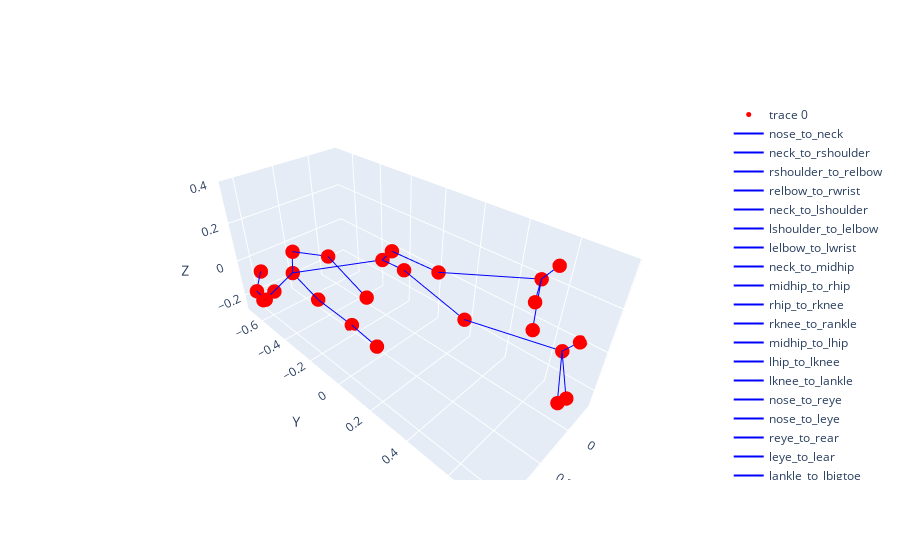

This figure's notebook cell:
### Code cell
import plotly.graph_objects as go

BONE_CONNECTIONS = {
    'nose_to_neck': [0, 1],
    'neck_to_rshoulder': [1, 2],
    'rshoulder_to_relbow': [2, 3],
    'relbow_to_rwrist': [3, 4],
    'neck_to_lshoulder': [1, 5],
    'lshoulder_to_lelbow': [5, 6],
    'lelbow_to_lwrist': [6, 7],
    'neck_to_midhip': [1, 8],
    'midhip_to_rhip': [8, 9],
    'rhip_to_rknee': [9, 10],
    'rknee_to_rankle': [10, 11],
    'midhip_to_lhip': [8, 12],
    'lhip_to_lknee': [12, 13],
    'lknee_to_lankle': [13, 14],
    'nose_to_reye': [0, 15],
    'nose_to_leye': [0, 16],
    'reye_to_rear': [15, 17],
    'leye_to_lear': [16, 18],
    'lankle_to_lbigtoe': [14, 19],
    'lankle_to_lsmalltoe': [14, 20],
    'lankle_to_lheel': [14, 21],
    'rankle_to_rbigtoe': [11, 22],
    'rankle_to_rsmalltoe': [11, 23],
    'rankle_to_rheel': [11, 24],
}

# Extract the 3D joint coordinates
joints_3d = joints[0][:25]

# Create a 3D scatter plot
print(joints_3d)
print(len(joints_3d))
x_coords = [joint[0] for joint in joints_3d]
y_coords = [joint[1] for joint in joints_3d]
z_coords = [joint[2] for joint in joints_3d]
# x_coords = [1, 2, 3]
# y_coords = [4, 5, 6]
# z_coords = [7, 8, 9]

print(x_coords, y_coords, z_coords)
fig = go.Figure(data=[go.Scatter3d(
    x=x_coords,
    y=y_coords,
    z=z_coords,
    mode='markers',
    marker=dict(
        size=5,
        color=['blue' if i == 44 else 'red' for i in range(len(joints_3d))],  # Color the 45th joint in blue
    )
)])

# Add lines for each bone defined in BONE_CONNECTIONS
for bone_name, (start_joint, end_joint) in BONE_CONNECTIONS.items():
    fig.add_trace(go.Scatter3d(
        x=[joints_3d[start_joint][0], joints_3d[end_joint][0]],
        y=[joints_3d[start_joint][1], joints_3d[end_joint][1]],
        z=[joints_3d[start_joint][2], joints_3d[end_joint][2]],
        mode='lines',
        line=dict(color='blue', width=2),
        name=bone_name
    ))



# Set labels
fig.update_layout(
    scene=dict(
        xaxis_title='X',
        yaxis_title='Y',
        zaxis_title='Z'
    )
)

# Show the plot
fig.show()

### Figure 1 — Plotly figure (JSON) as saved in the notebook; plotly's stock layout.template omitted (floating-point values rounded to 4 significant figures)
{"data": [{"marker": {"color": ["red", "red", "red", "red", "red", "red", "red", "red", "red", "red", "red", "red", "red", "red", "red", "red", "red", "red", "red", "red", "red", "red", "red", "red", "red"], "size": 5}, "mode": "markers", "type": "scatter3d", "x": [0.4369, 0.2543, 0.1942, 0.1893, 0.2506, 0.283, 0.2646, 0.2585, -0.001816, -0.04983, -0.01797, -0.09114, 0.01015, 0.1141, 0.07459, 0.4259, 0.4473, 0.3351, 0.3818, 0.2531, 0.2323, 0.02038, 0.07721, -0.001572, -0.1506], "y": [-0.5813, -0.6081, -0.5014, -0.2421, 0.004867, -0.5288, -0.2733, -0.0392, -0.2201, -0.125, 0.2632, 0.6656, -0.1435, 0.2147, 0.6007, -0.6314, -0.635, -0.6796, -0.6877, 0.6879, 0.6676, 0.625, 0.7567, 0.757, 0.6996], "z": [-0.1643, -0.1076, -0.2486, -0.2692, -0.2107, 0.06109, 0.1364, 0.03638, 0.02642, -0.009171, -0.06564, -0.0291, 0.1105, 0.2103, 0.344, -0.1994, -0.1361, -0.2164, -0.07631, 0.2935, 0.3723, 0.381, -0.106, -0.1452, -0.000984]}, {"line": {"color": "blue", "width": 2}, "mode": "lines", "name": "nose_to_neck", "type": "scatter3d", "x": [0.4369, 0.2543], "y": [-0.5813, -0.6081], "z": [-0.1643, -0.1076]}, {"line": {"color": "blue", "width": 2}, "mode": "lines", "name": "neck_to_rshoulder", "type": "scatter3d", "x": [0.2543, 0.1942], "y": [-0.6081, -0.5014], "z": [-0.1076, -0.2486]}, {"line": {"color": "blue", "width": 2}, "mode": "lines", "name": "rshoulder_to_relbow", "type": "scatter3d", "x": [0.1942, 0.1893], "y": [-0.5014, -0.2421], "z": [-0.2486, -0.2692]}, {"line": {"color": "blue", "width": 2}, "mode": "lines", "name": "relbow_to_rwrist", "type": "scatter3d", "x": [0.1893, 0.2506], "y": [-0.2421, 0.004867], "z": [-0.2692, -0.2107]}, {"line": {"color": "blue", "width": 2}, "mode": "lines", "name": "neck_to_lshoulder", "type": "scatter3d", "x": [0.2543, 0.283], "y": [-0.6081, -0.5288], "z": [-0.1076, 0.06109]}, {"line": {"color": "blue", "width": 2}, "mode": "lines", "name": "lshoulder_to_lelbow", "type": "scatter3d", "x": [0.283, 0.2646], "y": [-0.5288, -0.2733], "z": [0.06109, 0.1364]}, {"line": {"color": "blue", "width": 2}, "mode": "lines", "name": "lelbow_to_lwrist", "type": "scatter3d", "x": [0.2646, 0.2585], "y": [-0.2733, -0.0392], "z": [0.1364, 0.03638]}, {"line": {"color": "blue", "width": 2}, "mode": "lines", "name": "neck_to_midhip", "type": "scatter3d", "x": [0.2543, -0.001816], "y": [-0.6081, -0.2201], "z": [-0.1076, 0.02642]}, {"line": {"color": "blue", "width": 2}, "mode": "lines", "name": "midhip_to_rhip", "type": "scatter3d", "x": [-0.001816, -0.04983], "y": [-0.2201, -0.125], "z": [0.02642, -0.009171]}, {"line": {"color": "blue", "width": 2}, "mode": "lines", "name": "rhip_to_rknee", "type": "scatter3d", "x": [-0.04983, -0.01797], "y": [-0.125, 0.2632], "z": [-0.009171, -0.06564]}, {"line": {"color": "blue", "width": 2}, "mode": "lines", "name": "rknee_to_rankle", "type": "scatter3d", "x": [-0.01797, -0.09114], "y": [0.2632, 0.6656], "z": [-0.06564, -0.0291]}, {"line": {"color": "blue", "width": 2}, "mode": "lines", "name": "midhip_to_lhip", "type": "scatter3d", "x": [-0.001816, 0.01015], "y": [-0.2201, -0.1435], "z": [0.02642, 0.1105]}, {"line": {"color": "blue", "width": 2}, "mode": "lines", "name": "lhip_to_lknee", "type": "scatter3d", "x": [0.01015, 0.1141], "y": [-0.1435, 0.2147], "z": [0.1105, 0.2103]}, {"line": {"color": "blue", "width": 2}, "mode": "lines", "name": "lknee_to_lankle", "type": "scatter3d", "x": [0.1141, 0.07459], "y": [0.2147, 0.6007], "z": [0.2103, 0.344]}, {"line": {"color": "blue", "width": 2}, "mode": "lines", "name": "nose_to_reye", "type": "scatter3d", "x": [0.4369, 0.4259], "y": [-0.5813, -0.6314], "z": [-0.1643, -0.1994]}, {"line": {"color": "blue", "width": 2}, "mode": "lines", "name": "nose_to_leye", "type": "scatter3d", "x": [0.4369, 0.4473], "y": [-0.5813, -0.635], "z": [-0.1643, -0.1361]}, {"line": {"color": "blue", "width": 2}, "mode": "lines", "name": "reye_to_rear", "type": "scatter3d", "x": [0.4259, 0.3351], "y": [-0.6314, -0.6796], "z": [-0.1994, -0.2164]}, {"line": {"color": "blue", "width": 2}, "mode": "lines", "name": "leye_to_lear", "type": "scatter3d", "x": [0.4473, 0.3818], "y": [-0.635, -0.6877], "z": [-0.1361, -0.07631]}, {"line": {"color": "blue", "width": 2}, "mode": "lines", "name": "lankle_to_lbigtoe", "type": "scatter3d", "x": [0.07459, 0.2531], "y": [0.6007, 0.6879], "z": [0.344, 0.2935]}, {"line": {"color": "blue", "width": 2}, "mode": "lines", "name": "lankle_to_lsmalltoe", "type": "scatter3d", "x": [0.07459, 0.2323], "y": [0.6007, 0.6676], "z": [0.344, 0.3723]}, {"line": {"color": "blue", "width": 2}, "mode": "lines", "name": "lankle_to_lheel", "type": "scatter3d", "x": [0.07459, 0.02038], "y": [0.6007, 0.625], "z": [0.344, 0.381]}, {"line": {"color": "blue", "width": 2}, "mode": "lines", "name": "rankle_to_rbigtoe", "type": "scatter3d", "x": [-0.09114, 0.07721], "y": [0.6656, 0.7567], "z": [-0.0291, -0.106]}, {"line": {"color": "blue", "width": 2}, "mode": "lines", "name": "rankle_to_rsmalltoe", "type": "scatter3d", "x": [-0.09114, -0.001572], "y": [0.6656, 0.757], "z": [-0.0291, -0.1452]}, {"line": {"color": "blue", "width": 2}, "mode": "lines", "name": "rankle_to_rheel", "type": "scatter3d", "x": [-0.09114, -0.1506], "y": [0.6656, 0.6996], "z": [-0.0291, -0.000984]}], "layout": {"scene": {"xaxis": {"title": {"text": "X"}}, "yaxis": {"title": {"text": "Y"}}, "zaxis": {"title": {"text": "Z"}}}}}
